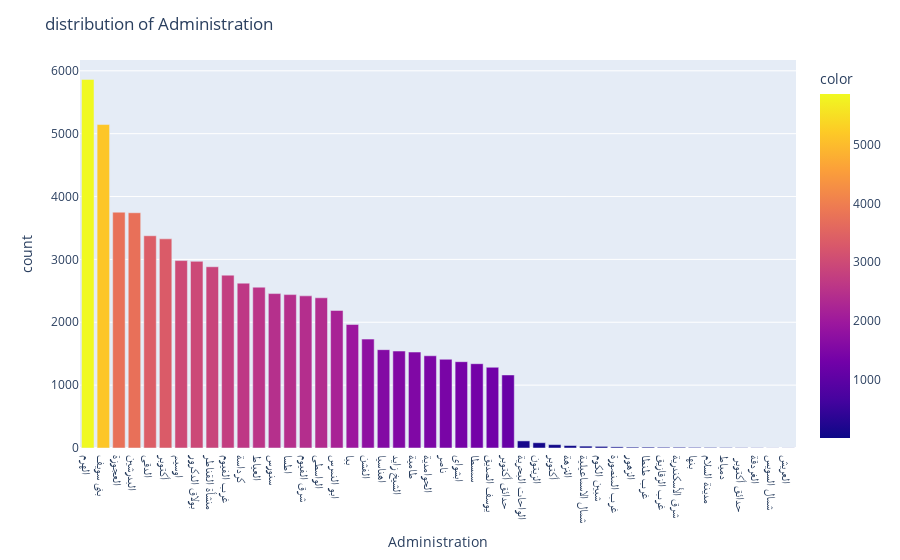

Notebook cell for this chart:
### Code cell
Administration=df['Administration'].value_counts().sort_values(ascending=False)
Administration_name=Administration.index

Administration_value=Administration.values
fig=px.bar(x=Administration_name,y=Administration_value,color=Administration_value)
fig.update_layout(
    title='distribution of Administration',
    xaxis_title='Administration',
    yaxis_title='count',
)

### Figure 1 — Plotly figure (JSON) as saved in the notebook; plotly's stock layout.template omitted (floating-point values rounded to 4 significant figures)
{"data": [{"alignmentgroup": "True", "hovertemplate": "x=%{x}<br>y=%{y}<br>color=%{marker.color}<extra></extra>", "legendgroup": "", "marker": {"color": [5863, 5145, 3751, 3742, 3376, 3327, 2981, 2969, 2883, 2749, 2622, 2558, 2456, 2440, 2420, 2389, 2188, 1965, 1732, 1564, 1542, 1526, 1467, 1411, 1373, 1341, 1284, 1162, 113, 84, 54, 39, 30, 26, 18, 14, 14, 12, 12, 10, 9, 8, 5, 4, 2, 2], "coloraxis": "coloraxis", "pattern": {"shape": ""}}, "name": "", "offsetgroup": "", "orientation": "v", "showlegend": false, "textposition": "auto", "type": "bar", "x": ["الهرم", "بنى سويف", "العجوزة", "البدرشين", "الدقى", "أكتوبر", "اوسيم", "بولاق الدكرور", "منشأة القناطر", "غرب الفيوم", "كرداسة", "العياط", "سنورس", "اطسا", "شرق الفيوم", "الواسطى", "ابو النمرس", "ببا", "الفشن", "اهناسيا", "الشيخ زايد", "طامية", "الحوامدية", "ناصر", "ابشواى", "سمسطا", "يوسف الصديق", "حدائق أكتوبر", "الواحات البحرية", "الزيتون", "أكتوبر ", "النزهة", "شمال الاسماعيلية", "شبين الكوم", "غرب المنصورة", "الزهور", "غرب طنطا", "غرب الزقازيق", "شرق الأسكندرية", "بنها", "مدينة السلام", "دمياط", " حدائق أكتوبر", "الغردقة", "شمال السويس", "العريش"], "xaxis": "x", "y": [5863, 5145, 3751, 3742, 3376, 3327, 2981, 2969, 2883, 2749, 2622, 2558, 2456, 2440, 2420, 2389, 2188, 1965, 1732, 1564, 1542, 1526, 1467, 1411, 1373, 1341, 1284, 1162, 113, 84, 54, 39, 30, 26, 18, 14, 14, 12, 12, 10, 9, 8, 5, 4, 2, 2], "yaxis": "y"}], "layout": {"barmode": "relative", "coloraxis": {"colorbar": {"title": {"text": "color"}}, "colorscale": [[0, "#0d0887"], [0.1111, "#46039f"], [0.2222, "#7201a8"], [0.3333, "#9c179e"], [0.4444, "#bd3786"], [0.5556, "#d8576b"], [0.6667, "#ed7953"], [0.7778, "#fb9f3a"], [0.8889, "#fdca26"], [1, "#f0f921"]]}, "legend": {"tracegroupgap": 0}, "margin": {"t": 60}, "title": {"text": "distribution of Administration"}, "xaxis": {"anchor": "y", "domain": [0, 1], "title": {"text": "Administration"}}, "yaxis": {"anchor": "x", "domain": [0, 1], "title": {"text": "count"}}}}
